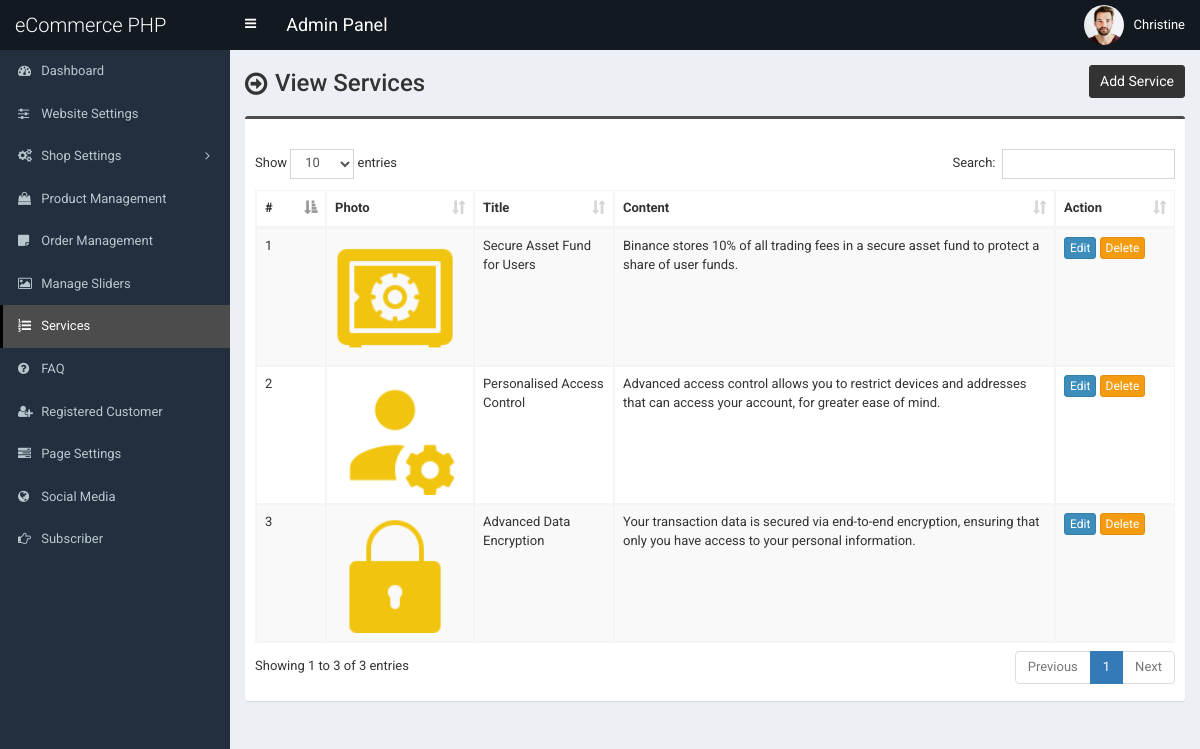
Screenshot of /admin/service.php (signed in) with the database file from the repository.
### tables this page shows
CREATE TABLE `tbl_service` (
  `id` int(11) NOT NULL,
  `title` varchar(255) NOT NULL,
  `content` text NOT NULL,
  `photo` varchar(255) NOT NULL
);

### admin/service.php (the view, shortened to what this page needs)
<?php require_once('header.php'); ?>
<section class="content-header">
	<div class="content-header-left">
		<h1>View Services</h1>
	</div>
	<div class="content-header-right">
		<a href="service-add.php" class="btn btn-primary btn-sm">Add Service</a>
	</div>
</section>
<section class="content">
	<div class="row">
		<div class="col-md-12">
			<div class="box box-info">
				<div class="box-body table-responsive">
					<table id="example1" class="table table-bordered table-hover table-striped">
						<thead>
							<tr>
								<th width="30">#</th>
								<th>Photo</th>
								<th width="100">Title</th>
								<th>Content</th>
								<th width="80">Action</th>
							</tr>
						</thead>
						<tbody>
							<?php
							$i = 0;
							$statement = $pdo->prepare("SELECT * FROM tbl_service");
							$statement->execute();
							$result = $statement->fetchAll(PDO::FETCH_ASSOC);
							foreach ($result as $row) {
								$i++;
							?>
								<tr>
									<td><?php echo $i; ?></td>
									<td style="width:130px;"><img src="../assets/uploads/<?php echo $row['photo']; ?>" alt="<?php echo $row['title']; ?>" style="width:120px;"></td>
									<td><?php echo $row['title']; ?></td>
									<td><?php echo $row['content']; ?></td>
									<td>
										<a href="service-edit.php?id=<?php echo $row['id']; ?>" class="btn btn-primary btn-xs">Edit</a>
										<a href="#" class="btn btn-warning btn-xs" data-href="service-delete.php?id=<?php echo $row['id']; ?>" data-toggle="modal" data-target="#confirm-delete">Delete</a>
									</td>
								</tr>
							<?php
							}
							?>
						</tbody>
					</table>
				</div>
			</div>
		</div>
	</div>
</section>
<?php require_once('footer.php'); ?>

### admin/style.css (style rules this page uses)
body { font-size: 13px; font-family: "Roboto", sans-serif; }
.content-header > h1, .content-header .content-header-left h1 { font-family: "Roboto", sans-serif; }
.box-info { padding-top: 20px; }
.content-header { overflow: hidden; }
.content-header .content-header-left { float: left; padding-top: 5px; }
.content-header .content-header-right { float: right; }
.content-header .content-header-left h1 { margin-top: 0; margin-bottom: 0; padding-left: 30px; padding-bottom: 5px; font-size: 24px; position: relative; }
.content-header .content-header-left h1:before { position: absolute; top: 0; left: 0; font-family: "FontAwesome", sans-serif; font-size: 26px; content: "\f18e"; }
.content-header .content-header-right a { position: relative; font-size: 14px; }
.box.box-info { border-top-color: #4c4c4c; }
.content-header .content-header-right a { background-color: #333333; border-color: #333333; }

### rows the page displays
tbl_service: photo (picture), title "Secure Asset Fund for Users", content "Binance stores 10% of all trading fees in a secure asset fund to protect a share of user funds."
tbl_service: photo (picture), title "Personalised Access Control", content "Advanced access control allows you to restrict devices and addresses that can access your account, for greater ease of mind."
tbl_service: photo (picture), title "Advanced Data Encryption", content "Your transaction data is secured via end-to-end encryption, ensuring that only you have access to your personal information."

### other values shown
$_SESSION['user']['full_name'] "Christine"
